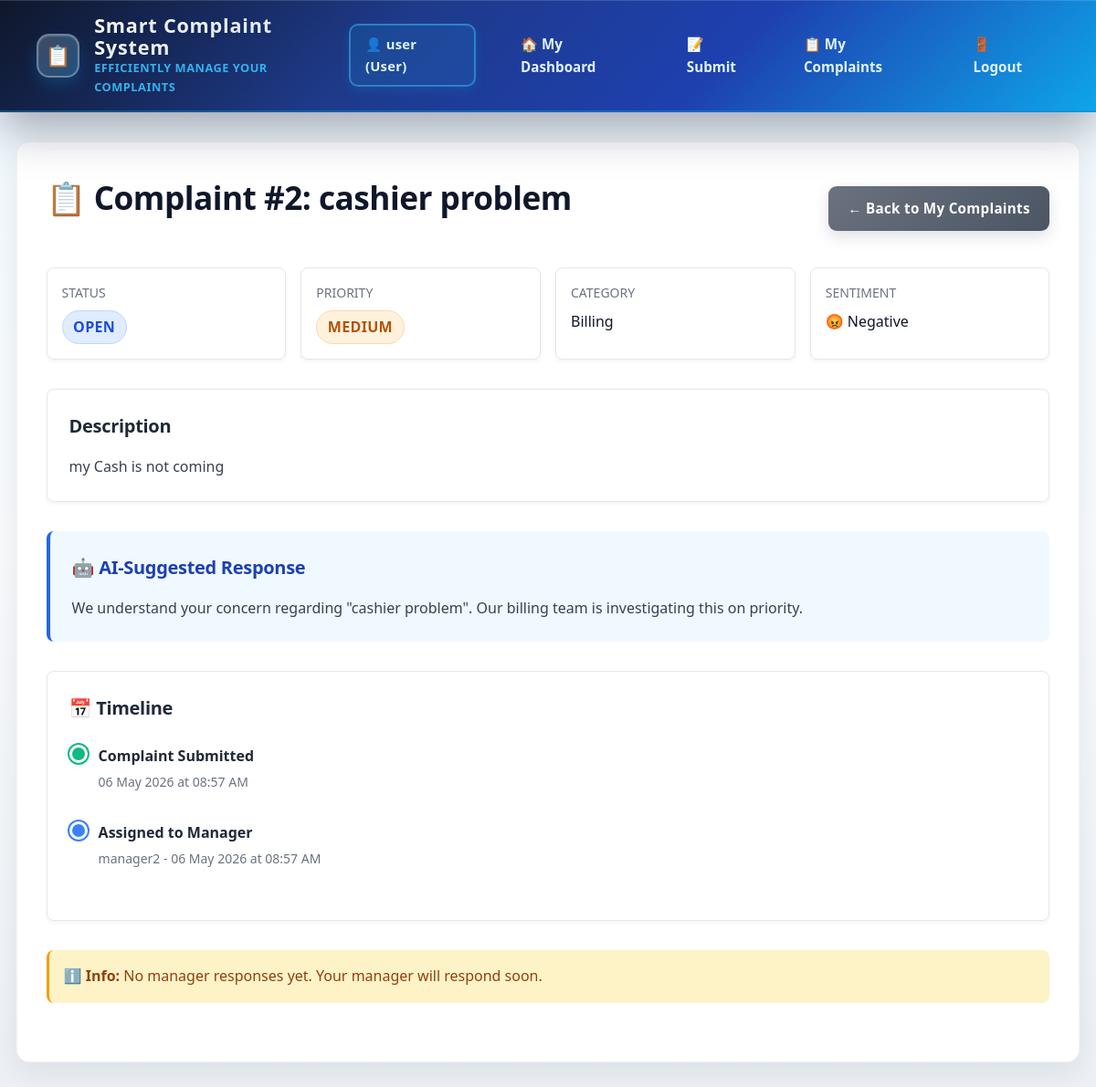
/user/complaint/2 (signed in), run on an earlier commit of the app's database.
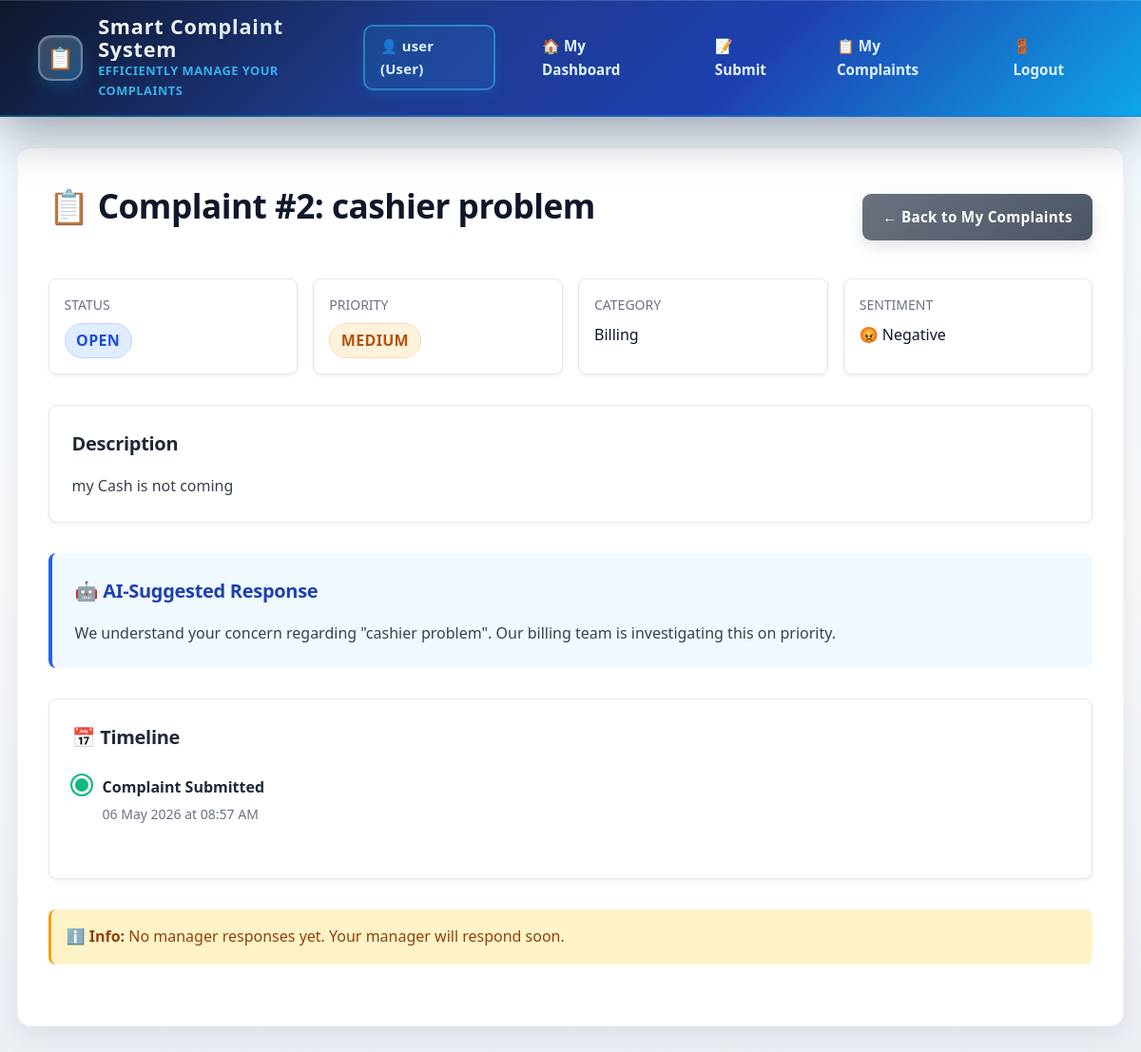
And on a later commit of the database.
### models.py (models this page shows, shortened)
class User(UserMixin, db.Model):
    __tablename__ = 'users'
    id = db.Column(db.Integer, primary_key=True)
    username = db.Column(db.String(80), unique=True, nullable=False)
    email = db.Column(db.String(120), unique=True, nullable=False)
    password_hash = db.Column(db.String(255), nullable=False)
    role = db.Column(db.String(20), default='user', nullable=False)
    is_active = db.Column(db.Boolean, default=True, nullable=False)
    created_at = db.Column(db.DateTime, default=datetime.utcnow)
    complaints_submitted = db.relationship(
        'Complaint',
        foreign_keys='Complaint.user_id',
        backref='author',
        lazy=True,
        cascade='all, delete-orphan'
    )
    responses_written = db.relationship(
        'Response',
        foreign_keys='Response.author_id',
        backref='response_author',
        lazy=True,
        cascade='all, delete-orphan'
    )
    assigned_complaints = db.relationship(
        'Complaint',
        foreign_keys='Complaint.assigned_to',
        backref='manager',
        lazy=True
    )

class Complaint(db.Model):
    __tablename__ = 'complaints'
    id = db.Column(db.Integer, primary_key=True)
    user_id = db.Column(db.Integer, db.ForeignKey('users.id'), nullable=False)
    title = db.Column(db.String(200), nullable=False)
    description = db.Column(db.Text, nullable=False)
    category = db.Column(db.String(50), default='General')
    priority = db.Column(db.String(20), default='medium')
    sentiment = db.Column(db.String(20), default='neutral')
    status = db.Column(db.String(20), default='open')
    ai_response = db.Column(db.Text, default='')
    internal_notes = db.Column(db.Text, nullable=True)
    assigned_to = db.Column(db.Integer, db.ForeignKey('users.id'), nullable=True)
    created_at = db.Column(db.DateTime, default=datetime.utcnow)
    resolved_at = db.Column(db.DateTime, nullable=True)
    rating = db.Column(db.Integer, nullable=True)
    responses = db.relationship('Response', backref='complaint', lazy=True, cascade='all, delete-orphan')

### app.py (the view)
@app.route('/user/complaint/<int:complaint_id>')
@login_required
def view_complaint(complaint_id):
    complaint = Complaint.query.get_or_404(complaint_id)
    if complaint.user_id != current_user.id:
        flash('❌ Unauthorized!', 'error')
        return redirect(url_for('my_complaints'))
    return render_template('user/complaint_detail.html', complaint=complaint)

### app.py (called while the page is built)
@login_manager.user_loader
def load_user(user_id):
    return User.query.get(int(user_id))

### templates/user/complaint_detail.html (shortened to what the changed rows need)
{% extends "base.html" %}
{% block content %}
<div class="content">
  <div style="display: flex; justify-content: space-between; align-items: center; margin-bottom: 1.5rem;">
    <h1>📋 Complaint #{{ complaint.id }}: {{ complaint.title }}</h1>
    <a href="{{ url_for('my_complaints') }}" class="btn btn-secondary">← Back to My Complaints</a>
  </div>
  <div style="display: grid; grid-template-columns: repeat(auto-fit, minmax(200px, 1fr)); gap: 1rem; margin-bottom: 2rem;">
    <div style="background: white; border-radius: 8px; padding: 1rem; border: 1px solid #e5e7eb; box-shadow: 0 2px 4px rgba(0,0,0,0.05);">
      <p style="color: #6b7280; font-size: 0.875rem; margin: 0 0 0.5rem 0; text-transform: uppercase;">Status</p>
      <span class="status-badge status-{{ complaint.status }}" style="font-size: 1rem;">{{ complaint.status.replace('_', ' ').title() }}</span>
    </div>
    <div style="background: white; border-radius: 8px; padding: 1rem; border: 1px solid #e5e7eb; box-shadow: 0 2px 4px rgba(0,0,0,0.05);">
      <p style="color: #6b7280; font-size: 0.875rem; margin: 0 0 0.5rem 0; text-transform: uppercase;">Priority</p>
      <span class="priority-badge priority-{{ complaint.priority }}" style="font-size: 1rem;">{{ complaint.priority.replace('_', ' ').title() }}</span>
    </div>
    <div style="background: white; border-radius: 8px; padding: 1rem; border: 1px solid #e5e7eb; box-shadow: 0 2px 4px rgba(0,0,0,0.05);">
      <p style="color: #6b7280; font-size: 0.875rem; margin: 0 0 0.5rem 0; text-transform: uppercase;">Category</p>
      <p style="margin: 0; font-weight: 500;">{{ complaint.category }}</p>
    </div>
  </div>
  <div style="background: white; border-radius: 8px; padding: 1.5rem; border: 1px solid #e5e7eb; box-shadow: 0 2px 4px rgba(0,0,0,0.05); margin-bottom: 2rem;">
    <h2 style="margin-top: 0; margin-bottom: 1rem; font-size: 1.25rem; color: #1f2937;">Description</h2>
    <p style="color: #374151; line-height: 1.6; margin: 0;">{{ complaint.description }}</p>
  </div>
  {% if complaint.ai_response %}
  <div style="background: #f0f9ff; border-radius: 8px; padding: 1.5rem; border-left: 4px solid #2563eb; margin-bottom: 2rem;">
    <h2 style="margin-top: 0; margin-bottom: 1rem; font-size: 1.25rem; color: #1e40af;">🤖 AI-Suggested Response</h2>
    <p style="color: #374151; line-height: 1.6; margin: 0;">{{ complaint.ai_response }}</p>
  </div>
  {% endif %}
  <div style="background: white; border-radius: 8px; padding: 1.5rem; border: 1px solid #e5e7eb; box-shadow: 0 2px 4px rgba(0,0,0,0.05); margin-bottom: 2rem;">
    <h2 style="margin-top: 0; margin-bottom: 1.5rem; font-size: 1.25rem; color: #1f2937;">📅 Timeline</h2>
    <div style="position: relative; padding-left: 2rem;">
      <div style="position: relative; margin-bottom: 2rem;">
        <div>
          <p style="margin: 0; font-weight: 600; color: #1f2937;">Complaint Submitted</p>
          <p style="margin: 0.25rem 0 0 0; font-size: 0.875rem; color: #6b7280;">{{ complaint.created_at.strftime('%d %B %Y at %I:%M %p') }}</p>
        </div>
      </div>
      {% if complaint.assigned_to %}
      <div style="position: relative; margin-bottom: 2rem;">
        <div style="position: absolute; left: -2rem; top: 0; width: 1.25rem; height: 1.25rem; background: #3b82f6; border-radius: 50%; border: 3px solid white; box-shadow: 0 0 0 2px #3b82f6;"></div>
        <div>
          <p style="margin: 0; font-weight: 600; color: #1f2937;">Assigned to Manager</p>
          <p style="margin: 0.25rem 0 0 0; font-size: 0.875rem; color: #6b7280;">{{ complaint.manager.username }} - {{ complaint.created_at.strftime('%d %B %Y at %I:%M %p') }}</p>
        </div>
      </div>
      {% endif %}
    </div>
  </div>
</div>
{% endblock %}

What changed in the data, as far as the page shows it:
removed User: manager.username "manager2"
changed Complaint "cashier problem": assigned_to 3 → empty (drawn); created_at "06 May 2026 at 08:57 AM" → (not shown)
Also different on the page:
text no longer shown: "Assigned to Manager -"
